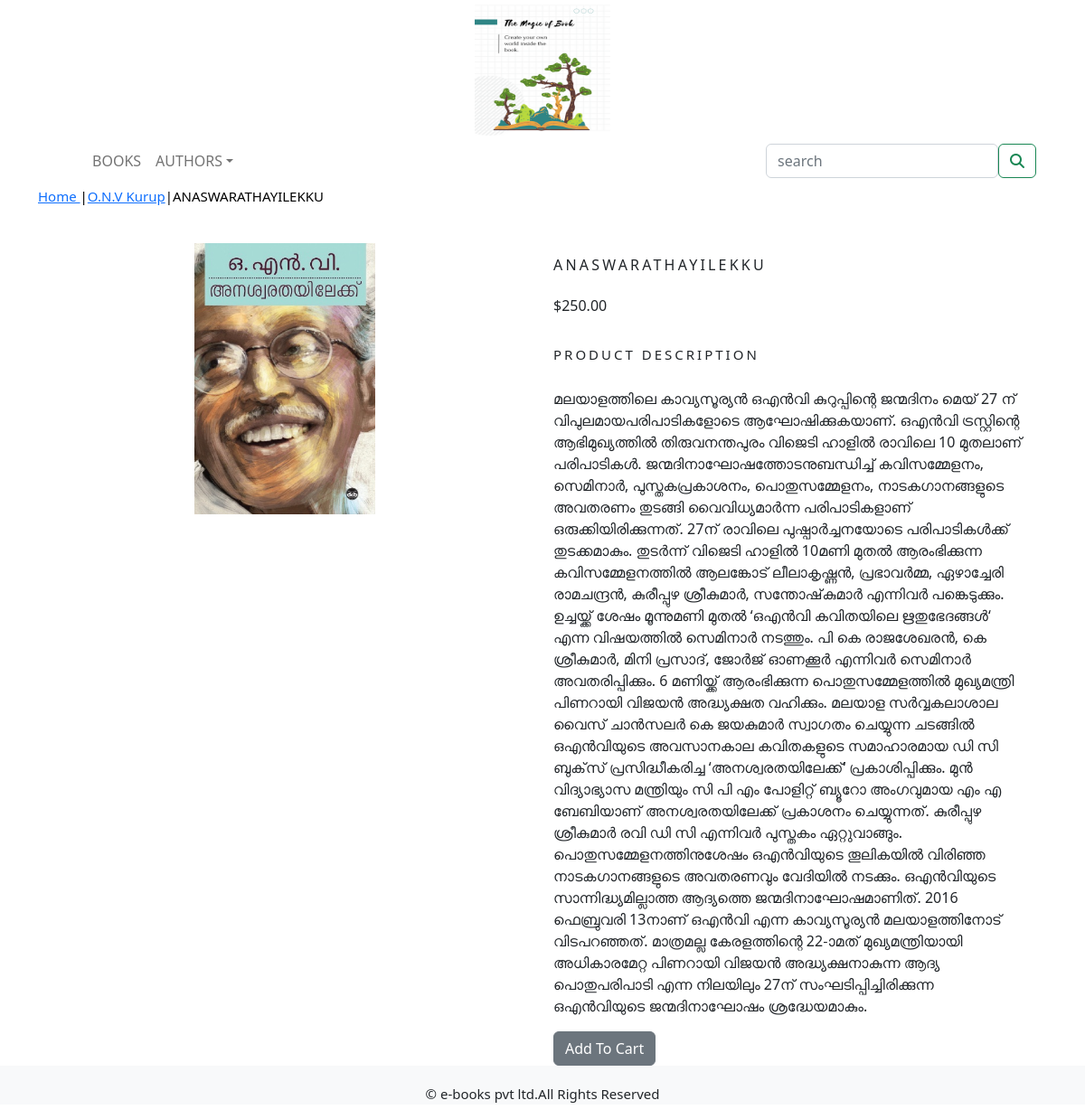
/shop/onv-kurup/anaswarathayilekku/, run on the app's committed database.
### shop/models.py (models this page shows, shortened)
class Product(models.Model):
    name=models.CharField(max_length=250,unique=True)
    slug=models.SlugField(max_length=250,unique=True)
    description=models.TextField(blank=True)
    price=models.DecimalField(max_digits=10,decimal_places=2)
    category=models.ForeignKey(Category,on_delete=models.CASCADE)
    image=models.ImageField(upload_to='product',blank=True)
    stock=models.IntegerField()
    available=models.BooleanField(default=True)
    created=models.DateTimeField(auto_now=True)
    updated=models.DateTimeField(auto_now=True)
    class Meta:
        ordering=('name',)
        verbose_name = 'product'
        verbose_name_plural = 'products'

class Category(models.Model):
    name=models.CharField(max_length=250,unique=True)
    slug=models.SlugField(max_length=250,unique=True)
    description=models.TextField(blank=True)
    image=models.ImageField(upload_to='category',blank=True)
    class Meta:
        ordering=('name',)
        verbose_name='category'
        verbose_name_plural='categories'
    def get_url(self):
        return  reverse('shop:products_by_category',args=[self.slug])
    def __str__(self):
        return  '{}'.format(self.name)

### shop/views.py (the view)
# urls.py: path('<slug:c_slug>/<slug:product_slug>/',views.ProDetail,name='prodCatdetail'),
def ProDetail(request,c_slug,product_slug):
    try:
        product=Product.objects.get(category__slug=c_slug,slug=product_slug)
    except Exception as e:
        raise e
    return render(request,'product.html',{'product':product})

### cart/context_processors.py (called while the page is built)
def counter(request):
    item_count=0
    if 'admin' in request.path:
        return {}
    else:
        try:
            cart=Cart.objects.filter(cart_id=_cart_id(request))
            cart_items=CartItem.objects.all().filter(cart=cart[:1])
            for cart_item in cart_items:
                item_count += cart_item.quantity
        except Cart.DoesNotExist:
            item_count =0
    return dict(item_count=item_count)

### cart/views.py (called while the page is built)
def _cart_id(request):
    cart=request.session.session_key
    if not cart:
        cart=request.session.create()
    return cart

### shop/context_processors.py (called while the page is built)
def menu_links(request):
    links=Category.objects.all()
    return dict(links=links)

### templates/product.html (shortened to what this page needs)
{% extends 'base.html' %}
{% load static %}
{% block content %}
<div class="row my_prod_row_class">
    <div class="mx-auto">
        <p><a href="{% url 'shop:allProdCat' %}"> Home </a>|<a href="{{ product.category.get_url }}">{{ product.category }}</a>|{{ product.name }}</p>
    </div>
    <div class="container">
<br>
<div class="row">
    <div class="col-md-6 col-sm-6 col-md-6 col-lg-6 text-center">
        <div style="min-width:18rem">
            <img src="{{ product.image.url }}" alt="{{ product.name }}"  width="200px;" height="300px;">
        </div>
    </div>
        <div class="col-md-6 col-sm-6 col-md-6 col-lg-6">
            <div>
            <h1 class="my_prod_title">{{product.name}}</h1>
            <p>${{product.price}}</p>
            <p class="my_title">Product Description</p>
            <p class="text-justify my_prod_text">{{product.description}}</p>
            {% if product.stock <= 0 %}
            <p class="text-justify my_prod_text"><b>Out Of Stock</b></p>
            {% else %}
            <a class="btn btn-secondary" href="{% url 'cart:add_cart' product.id %}">Add To Cart</a>
            {% endif %}
        </div>
</div>
    </div>
</div>
</div>
{% endblock %}

### static/css/custom.css (style rules this page uses)
body { font-family: 'Roboto', sans-serif; font-family: 'Roboto Condensed', sans-serif; font-family: 'Sevillana', cursive; }
.my_title { font-size: 15px; text-transform : uppercase; letter-spacing : .2em; padding-top: 15px; padding-bottom: 10px; }
.my_prod_row_class .mx-auto { color: #000; font-size: 15px; text-decoration: none; }
.my_prod_title { font-size: 16px; text-transform: uppercase; letter-spacing: .2em; padding-top: 15px; padding-bottom: 15px; }
.my_prod_text { padding-right: 20px; }

### data on the page
Product: category "O.N.V Kurup", name "ANASWARATHAYILEKKU", image (picture), price "250.00", description "മലയാളത്തിലെ കാവ്യസൂര്യന്‍ ഒഎന്‍വി കുറുപ്പിന്റെ ജന്മദിനം മെയ് 27 ന് വിപുലമായപരിപാടികളോടെ ആഘോഷിക്കുകയാണ്. ഒഎന്‍വി ട്രസ്റ്റിന്റെ ആഭിമുഖ്യത്തില്‍ തിരുവനന്തപുരം വിജെടി ഹാളില്‍ രാവിലെ 10 മുതലാണ് പരിപാടികള്‍. ജന്മദിനാഘോഷത്തോടനുബന്ധിച്ച് കവിസമ്മേളനം, സെമിനാര്‍, പുസ്തകപ്രകാശനം, പൊതുസമ്മേളനം, നാടകഗാനങ്ങളുടെ അവതരണം തുടങ്ങി വൈവിധ്യമാര്‍ന്ന പരിപാടികളാണ് ഒരുക്കിയിരിക്കുന്നത്. 27ന് രാവിലെ പുഷ്പാര്‍ച്ചനയോടെ പരിപാടികള്‍ക്ക് തുടക്കമാകും. തുടര്‍ന്ന് വിജെടി ഹാളില്‍ 10മണി മുതല്‍ ആരംഭിക്കുന്ന കവിസമ്മേളനത്തില്‍ ആലങ്കോട് ലീലാകൃഷ്ണന്‍, പ്രഭാവര്‍മ്മ, ഏഴാച്ചേരി രാമചന്ദ്രന്‍, കുരീപ്പുഴ ശ്രീകുമാര്‍, സന്തോഷ്‌കുമാര്‍ എന്നിവര്‍ പങ്കെടുക്കും. ഉച്ചയ്ക്ക് ശേഷം മൂന്നുമണി മുതല്‍ ‘ഒഎന്‍വി കവിതയിലെ ഋതുഭേദങ്ങള്‍‘ എന്ന വിഷയത്തില്‍…"
